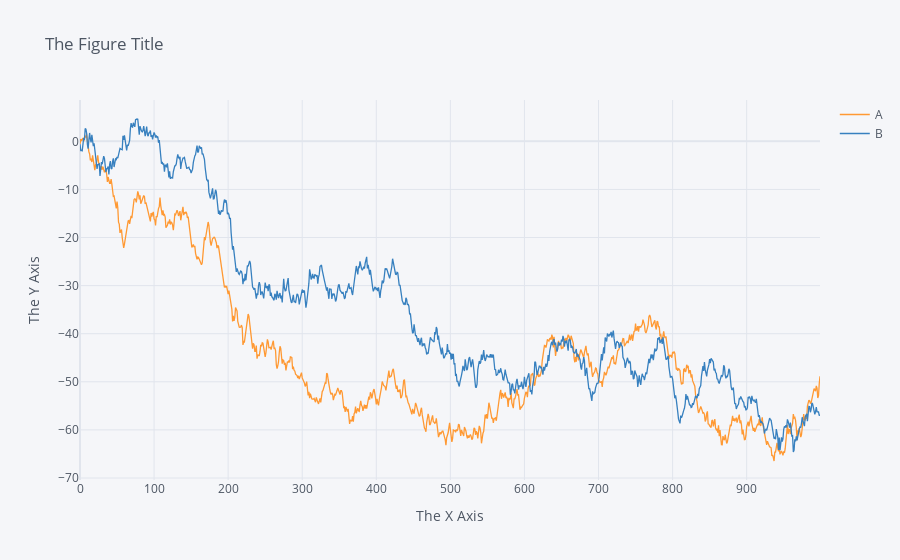

The code cell stored with this chart in its notebook:
### Code cell
import cufflinks as cf
import pandas as pd
import numpy as np

df = pd.DataFrame(np.random.randn(1000, 2), columns=['A', 'B']).cumsum()
fig = df.iplot(asFigure=True, xTitle="The X Axis",
                    yTitle="The Y Axis", title="The Figure Title")
fig.show()

### Figure 1 — Plotly figure (JSON) as saved in the notebook; plotly's stock layout.template omitted (floating-point values rounded to 4 significant figures; data arrays with more than 128 entries replaced by an {"elided": "..."} marker saying what was removed)
{"data": [{"name": "A", "text": "", "mode": "lines", "y": {"elided": "1000 float values"}, "x": {"elided": "1000 int values"}, "line": {"color": "rgba(255, 153, 51, 1.0)", "dash": "solid", "shape": "linear", "width": 1.3}, "type": "scatter"}, {"name": "B", "text": "", "mode": "lines", "y": {"elided": "1000 float values"}, "x": {"elided": "1000 int values"}, "line": {"color": "rgba(55, 128, 191, 1.0)", "dash": "solid", "shape": "linear", "width": 1.3}, "type": "scatter"}], "layout": {"title": {"text": "The Figure Title", "font": {"color": "#4D5663"}}, "paper_bgcolor": "#F5F6F9", "plot_bgcolor": "#F5F6F9", "yaxis": {"tickfont": {"color": "#4D5663"}, "zerolinecolor": "#E1E5ED", "title": {"text": "The Y Axis", "font": {"color": "#4D5663"}}, "gridcolor": "#E1E5ED", "showgrid": true}, "xaxis": {"tickfont": {"color": "#4D5663"}, "zerolinecolor": "#E1E5ED", "title": {"text": "The X Axis", "font": {"color": "#4D5663"}}, "gridcolor": "#E1E5ED", "showgrid": true}, "legend": {"bgcolor": "#F5F6F9", "font": {"color": "#4D5663"}}}}
